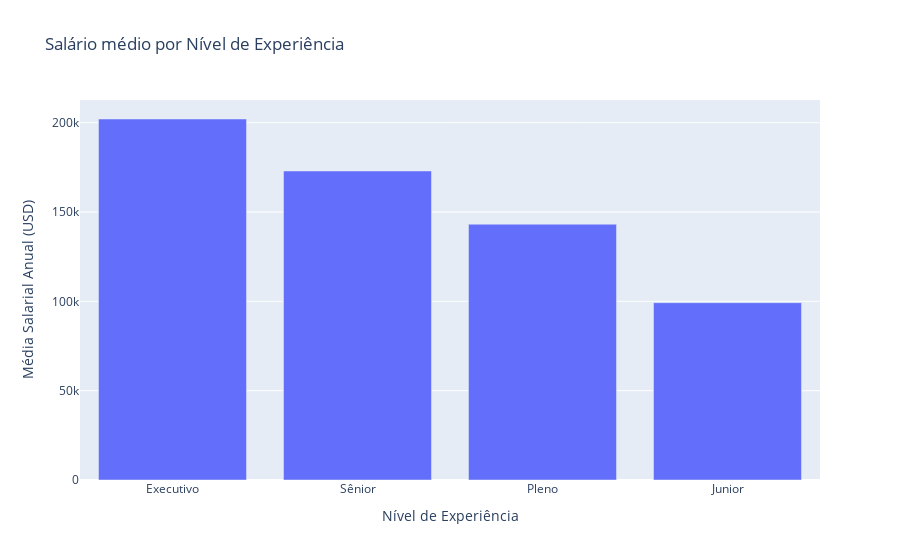

The cell this chart's notebook holds for it:
### Code cell
import plotly.express as px
experiência_media_salário = dados_limpos.groupby("experiência")["usd"].mean().sort_values(ascending=False).reset_index()
fig = px.bar(experiência_media_salário, 
             x="experiência", 
             y="usd",
             title="Salário médio por Nível de Experiência",
             labels= {'experiência': 'Nível de Experiência', 'usd': 'Média Salarial Anual (USD)'}
             )
fig.show()

### Figure 1 — Plotly figure (JSON) as saved in the notebook; plotly's stock layout.template omitted (floating-point values rounded to 4 significant figures)
{"data": [{"alignmentgroup": "True", "hovertemplate": "Nível de Experiência=%{x}<br>Média Salarial Anual (USD)=%{y}<extra></extra>", "legendgroup": "", "marker": {"color": "#636efa", "pattern": {"shape": ""}}, "name": "", "offsetgroup": "", "orientation": "v", "showlegend": false, "textposition": "auto", "type": "bar", "x": ["Executivo", "Sênior", "Pleno", "Junior"], "xaxis": "x", "y": [202100.0, 173000.0, 143200.0, 99250.0], "yaxis": "y"}], "layout": {"barmode": "relative", "legend": {"tracegroupgap": 0}, "title": {"text": "Salário médio por Nível de Experiência"}, "xaxis": {"anchor": "y", "domain": [0, 1], "title": {"text": "Nível de Experiência"}}, "yaxis": {"anchor": "x", "domain": [0, 1], "title": {"text": "Média Salarial Anual (USD)"}}}}
